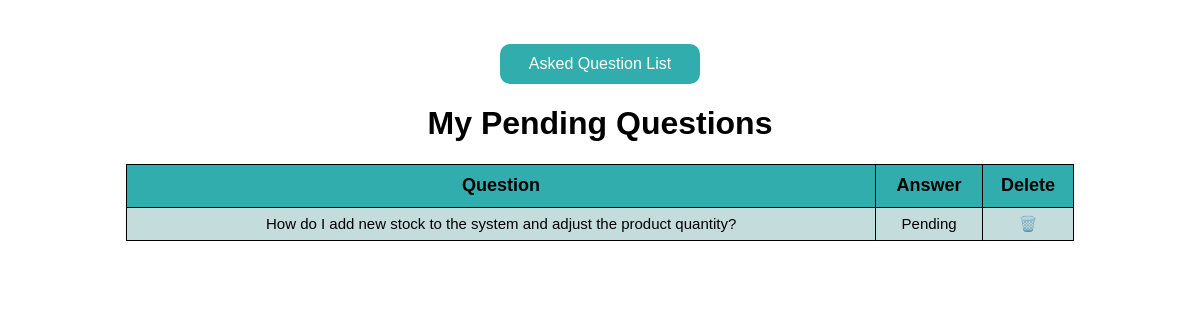
Page /EasyGo/my_pending_question (signed in) on the committed database.
### stock/models.py (models this page shows)
class AskQuestion(models.Model):
  staffID = models.ForeignKey(Staff, on_delete=models.CASCADE, null=True)
  question = models.TextField()
  answer = models.TextField(null=True, blank=True, default='Pending')

### stock/views.py (the view)
# urls.py: path('my_pending_question',views.my_pending_question, name='my_pending_question'),
def my_pending_question(request):
    if request.session.has_key('staffID'):
        s_id = request.session['staffID']
        data_s = Staff.objects.filter(staffID=s_id).values()
        print(data_s)
        print(s_id)
        allmyquestion = AskQuestion.objects.filter(staffID_id=s_id, answer='Pending').values()
        dict = {
            'staffid':s_id,
            'staff_id':data_s,
            'allmyquestion':allmyquestion
            }
        return render(request, 'my_pending_question.html', dict)
    return render(request, 'my_pending_question.html')

### stock/templates/my_pending_question.html (shortened to what this page needs)
<!DOCTYPE html>
<html lang="en">
<head>
</head>
<body>
  <center>
    <br><br>
    <a href="{% url 'asked_question' %}"><button>Asked Question List</button></a>
    <h1>My Pending Questions</h1>
    <table>
      <tr>
          <th><strong>Question</strong></th>
          <th><strong>Answer</strong></th>
          <th><strong>Delete</strong></th>
      </tr>
      {% for data in allmyquestion %}
          <tr>
              <td>{{data.question}}</td>
              <td>{{data.answer}}</td>
              <td><a href="delete_my_question">🗑️</a></td>
          </tr>
      {% endfor %}
    </table>
  </center>
</body>
</html>

### stock/templates/my_pending_question.html (style rules this page uses)
body, a { font-family: Arial, Helvetica, sans-serif; text-decoration: none; }
table { border-collapse: collapse; width: 80%; }
th { border: 1px solid; background-color: rgb(50, 173, 173); text-align: center; height: 40px; font-size: 18px; }
td { border: 1px solid; background-color: rgb(197, 220, 220); text-align: center; height: 30px; font-size: 15px; }
button { width: 200px; height: 40px; background-color: rgb(50, 173, 173); border-radius: 10px; cursor:pointer; font-size: 16px; color: white; border-color: transparent; }

### rows in the picture
AskQuestion: question "How do I add new stock to the system and adjust the product quantity?", answer "Pending"
